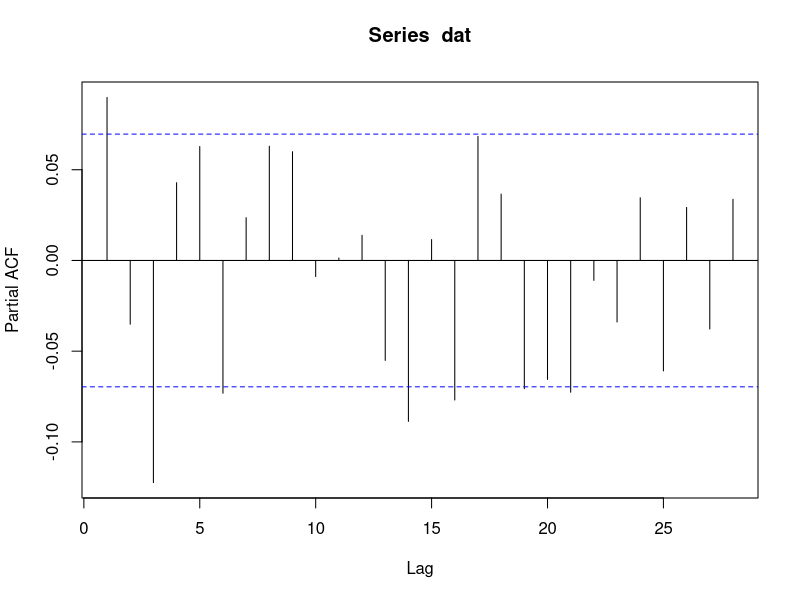
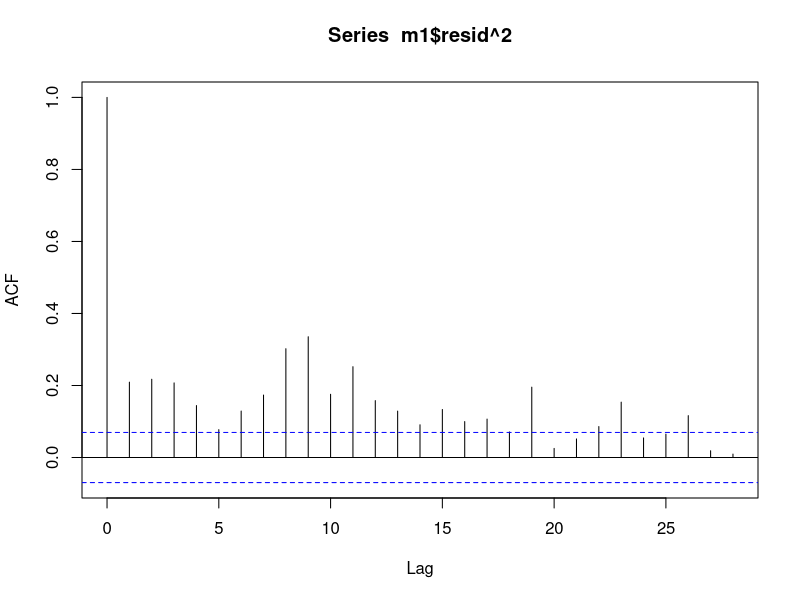
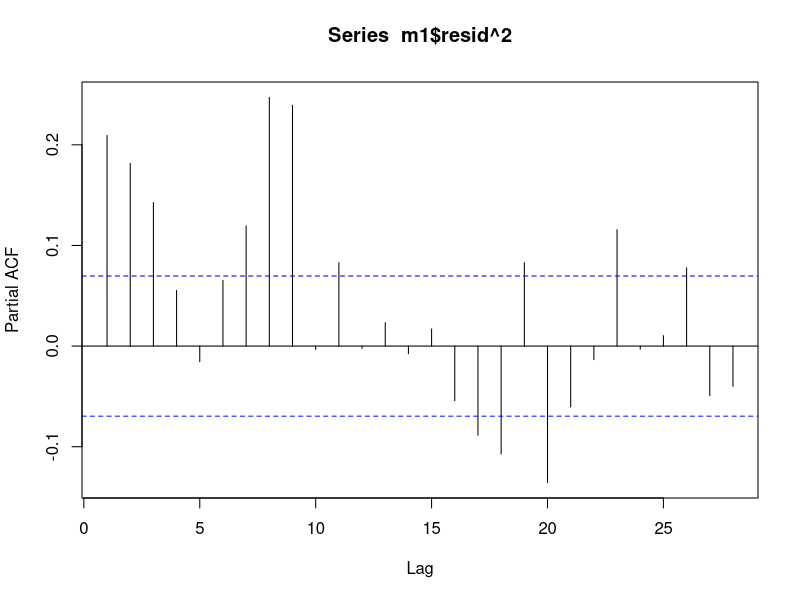

Write R code to recreate these figures, in order. (Note: this script raises an error after producing the figures.)
## Script to illustrate GARCH models using SP 500

library(fGarch)

dat = scan('sp500.txt')
t.test(dat)
Box.test(dat,lag=10,type='Ljung')

pacf(dat)

## fitting an AR(3) model
m1 = arima(dat,order=c(3,0,0))
m1
Box.test(m1$resid,lag=6,type='Ljung')
Box.test(m1$resid^2,lag=6,type='Ljung')
acf(m1$resid^2)
pacf(m1$resid^2)

## try a GRACH(1,1)
m2 = garchFit(~arma(3,0)+garch(1,1),data=dat,trace=F)
summary(m2)

## simplify the model
m3 = garchFit(~garch(1,1),data=dat,trace=F)
summary(m3)
plot(m3)

## try t innovation
m4 = garchFit(~garch(1,1),data=dat,trace=F,cond.dist=c("std"))
summary(m4)
plot(m4)

## try skewed t innovation
m5 = garchFit(~garch(1,1),data=dat,trace=F,cond.dist=c("sstd"))
summary(m5)
plot(m5)
